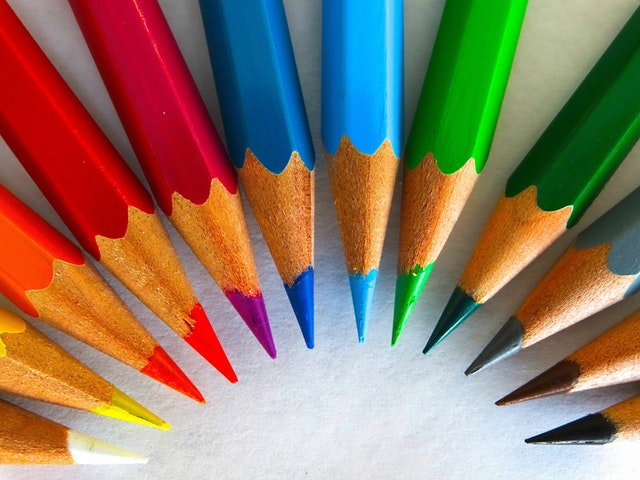
#> input picture pencils.jpeg, 640 x 480 px
$ jupyter execute 046-alpha-masks-exericse.ipynb   (shell and % lines are left out)
#> lines starting #> are read from the running program, lines starting #| are printed output that depends on the picture
[cell 1]
import numpy as np
from matplotlib import pyplot as plt

# Adding an Alpha (Transparency) Channel

[cell 2]
a = plt.imread("pencils.jpeg") / 256
plt.imshow(a);

[cell 3]
def rgb2gray(rgb):
    return rgb[...,:3] @ [0.299, 0.587, 0.114]
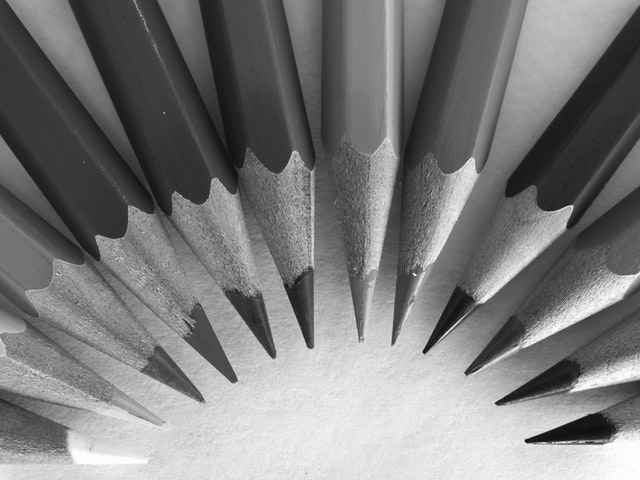
#> returned value: shape (480, 640) float64; min 0.0203, max 0.996, mean 0.488

[cell 4]
b = rgb2gray(a)

[cell 5]
bg = plt.imread("pagoda.jpeg").copy()
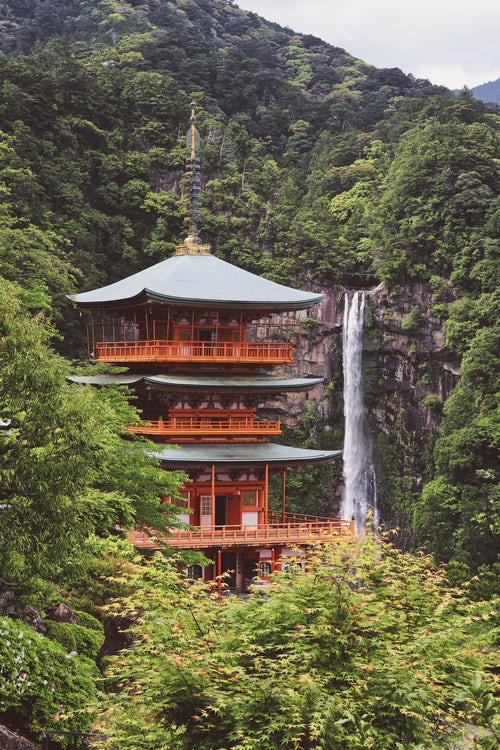
#> input picture pagoda.jpeg, 500 x 750 px
#> bg is the input picture: shape (750, 500, 3); mean R, G, B 106.8, 101.6, 77.8
plt.imshow(bg)
bg.shape
#> Out = (750, 500, 3)

[cell 6]
puppy = plt.imread("puppy2.jpeg")
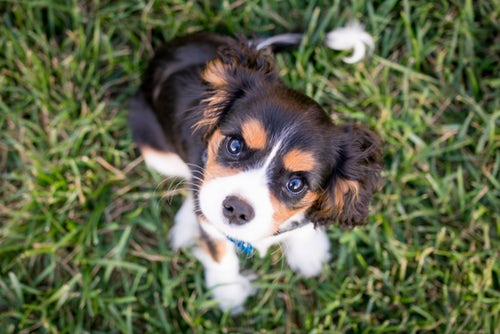
#> input picture puppy2.jpeg, 500 x 334 px
#> puppy is the input picture: shape (334, 500, 3); mean R, G, B 96.1, 102.9, 73.6
plt.imshow(puppy)
puppy.shape
#> Out = (334, 500, 3)
